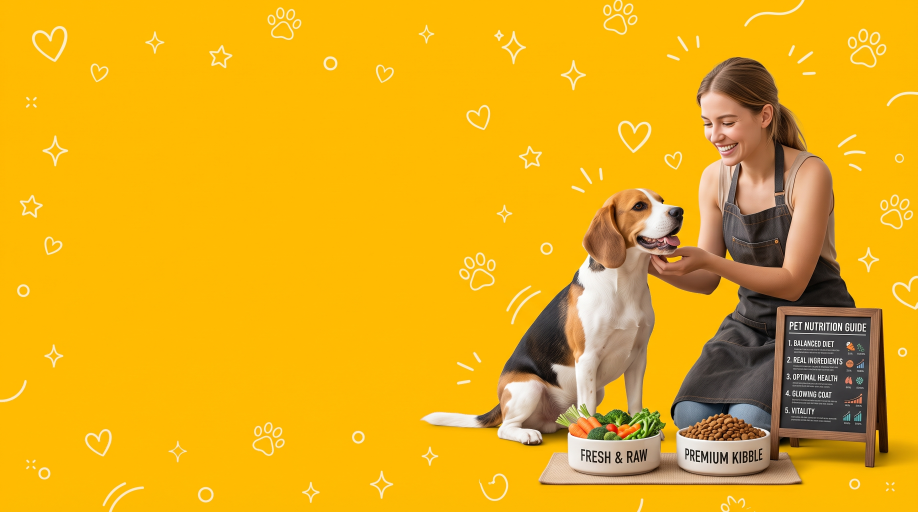
#> input picture service card images/nutritional consulting.jpeg, 2752 x 1536 px, found by its file name (shown at 1/3 size)
$ python change_card_bg.py
#> lines starting #> are read from the running program, lines starting #| are printed output that depends on the picture
import os
from PIL import Image, ImageDraw

src_dir = r"c:\Users\SRUTHI\Desktop\petland oman\service card images"
dest_dir = r"c:\Users\SRUTHI\Desktop\petland oman\extracted_images"
os.makedirs(dest_dir, exist_ok=True)

image_mapping = {
    "nutritional consulting.jpeg": "card_nutritional_opt.jpg",
    "obedience training.jpeg": "card_obedience_opt.jpg",
    "spa grooming.jpeg": "card_grooming_opt.jpg",
    "pet daycare & play.jpeg": "card_daycare_opt.jpg"
}

TARGET_COLOR = (252, 194, 3) # #FCC203
target_width = 800
target_height = 446

print("Replacing background with exact #FCC203 yellow:")
for src_name, dest_name in image_mapping.items():
    src_path = os.path.join(src_dir, src_name)
    dest_path = os.path.join(dest_dir, dest_name)

    if not os.path.exists(src_path):
        print(f"  Source not found: {src_name}")
        continue

    img = Image.open(src_path).convert("RGB")
#> img is the input picture: PIL image 2752x1536 RGB; mean R, G, B 231.2, 172.7, 23.9
    w, h = img.size
#> w = 2752; h = 1536

    # We will perform flood fill from the 4 corners: (0,0), (w-1,0), (0,h-1), (w-1,h-1)
    # This will fill the outer yellow background with exact #FCC203.
    # thresh=30 allows tolerance for JPEG artifacts.
    corners = [(0, 0), (w - 1, 0), (0, h - 1), (w - 1, h - 1)]

    for corner in corners:
        # We use ImageDraw.floodfill
        # It updates the image in place
        ImageDraw.floodfill(img, corner, TARGET_COLOR, thresh=30)

    # Resize to optimized size
    resized_img = img.resize((target_width, target_height), Image.Resampling.LANCZOS)
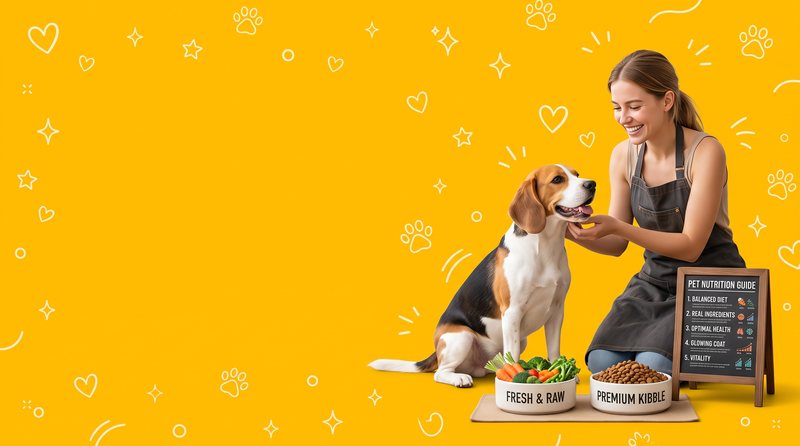
#> resized_img: PIL image 800x446 RGB; mean R, G, B 231.3, 172.7, 23.9
    resized_img.save(dest_path, "JPEG", quality=85, optimize=True)

    print(f"  Processed {src_name} -> {dest_name} (Saved to extracted_images)")
#> pass 2 of the loop `for src_name, dest_name in image_mapping.items():`:
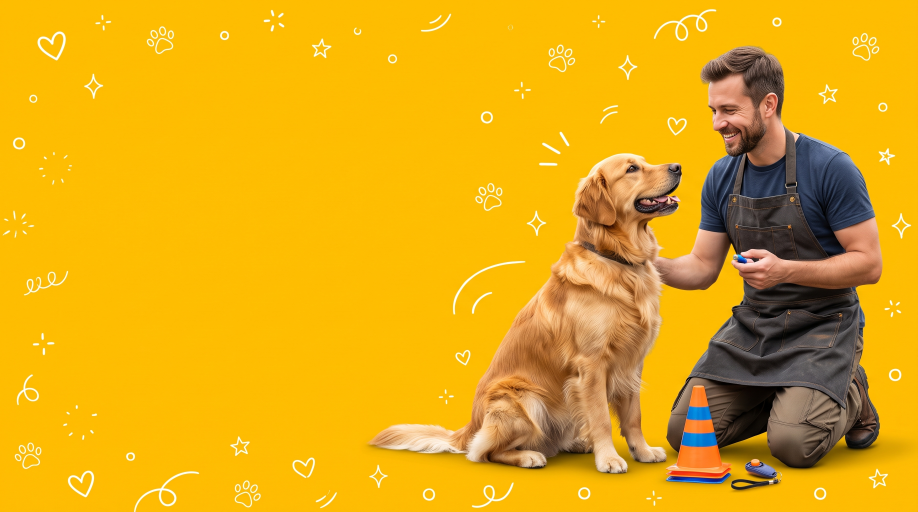
#> input picture service card images/obedience training.jpeg, 2752 x 1536 px, found by its file name (shown at 1/3 size)
#> img is the input picture: PIL image 2752x1536 RGB; mean R, G, B 227.1, 170, 21.9
#> `resized_img = img.resize((target_width, target_height), Image.Resampli..`:
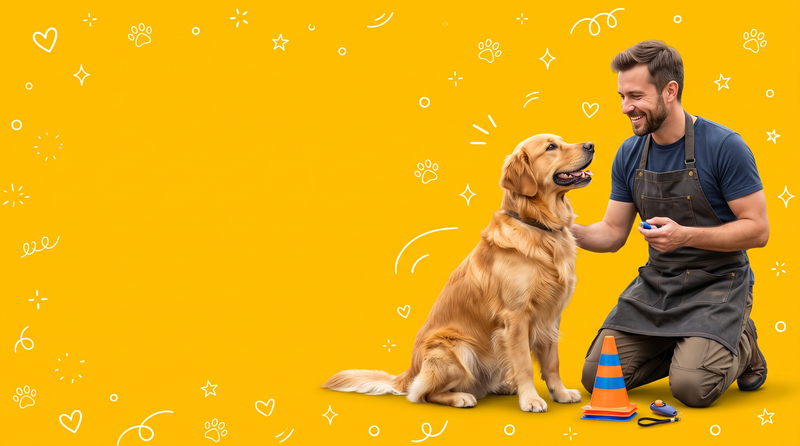
#> resized_img: PIL image 800x446 RGB; mean R, G, B 227.1, 170, 21.9
#> pass 3 of the loop `for src_name, dest_name in image_mapping.items():`:
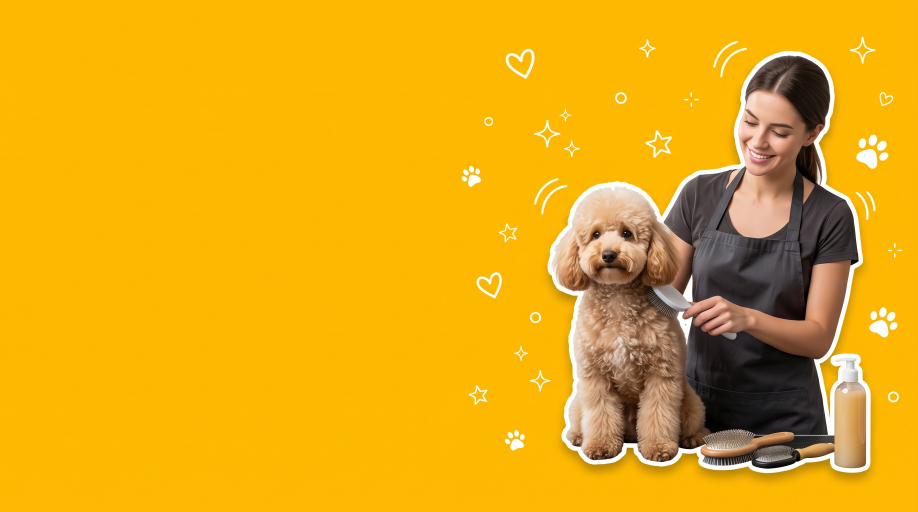
#> input picture service card images/spa grooming.jpeg, 2752 x 1536 px, found by its file name (shown at 1/3 size)
#> img is the input picture: PIL image 2752x1536 RGB; mean R, G, B 229.6, 169.9, 21.7
#> `resized_img = img.resize((target_width, target_height), Image.Resampli..`:
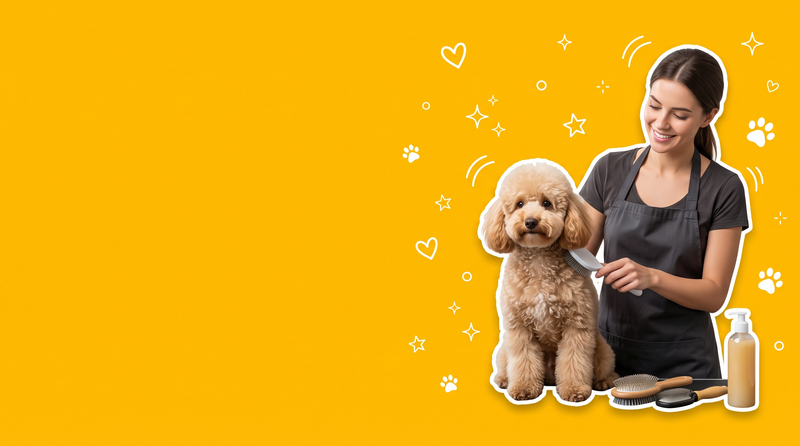
#> resized_img: PIL image 800x446 RGB; mean R, G, B 229.5, 169.8, 21.7
#> the loop made 4 passes; the first 3 are shown

print("Done.")
